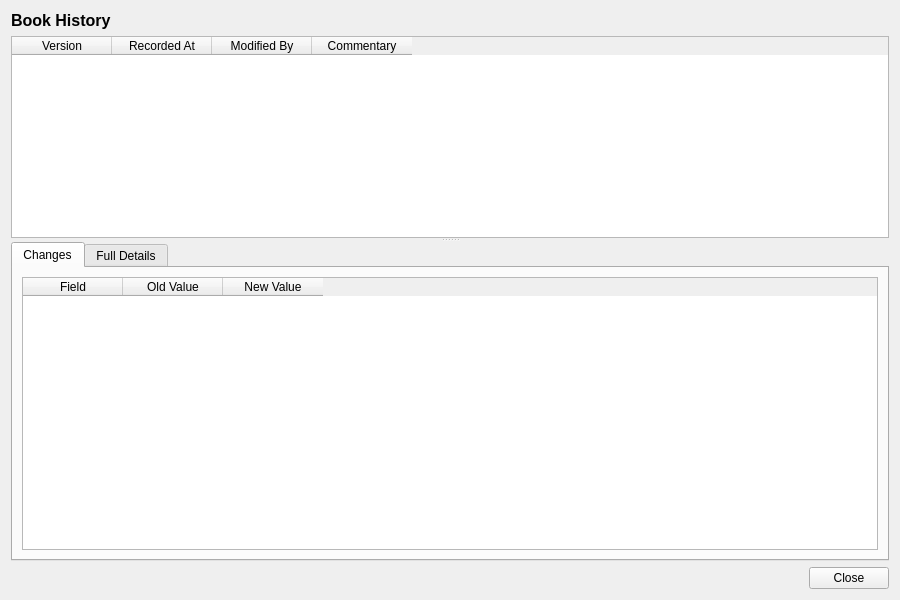
<?xml version="1.0" encoding="UTF-8"?>
<ui version="4.0">
 <class>BookHistoryDialog</class>
 <widget class="QWidget" name="BookHistoryDialog">
  <property name="geometry">
   <rect>
    <x>0</x>
    <y>0</y>
    <width>900</width>
    <height>600</height>
   </rect>
  </property>
  <property name="windowTitle">
   <string>Book History</string>
  </property>
  <layout class="QVBoxLayout" name="verticalLayout">
   <item>
    <widget class="QLabel" name="titleLabel">
     <property name="font">
      <font>
       <pointsize>12</pointsize>
       <bold>true</bold>
      </font>
     </property>
     <property name="text">
      <string>Book History</string>
     </property>
    </widget>
   </item>
   <item>
    <widget class="QSplitter" name="splitter">
     <property name="orientation">
      <enum>Qt::Vertical</enum>
     </property>
     <widget class="QTableWidget" name="versionListWidget">
      <property name="minimumHeight">
       <number>150</number>
      </property>
      <property name="maximumHeight">
       <number>250</number>
      </property>
      <property name="alternatingRowColors">
       <bool>true</bool>
      </property>
      <property name="editTriggers">
       <set>QAbstractItemView::NoEditTriggers</set>
      </property>
      <property name="selectionMode">
       <enum>QAbstractItemView::SingleSelection</enum>
      </property>
      <property name="selectionBehavior">
       <enum>QAbstractItemView::SelectRows</enum>
      </property>
      <column>
       <property name="text">
        <string>Version</string>
       </property>
      </column>
      <column>
       <property name="text">
        <string>Recorded At</string>
       </property>
      </column>
      <column>
       <property name="text">
        <string>Modified By</string>
       </property>
      </column>
      <column>
       <property name="text">
        <string>Commentary</string>
       </property>
      </column>
     </widget>
     <widget class="QWidget" name="detailWidget">
      <layout class="QVBoxLayout" name="detailLayout">
       <property name="leftMargin">
        <number>0</number>
       </property>
       <property name="topMargin">
        <number>0</number>
       </property>
       <property name="rightMargin">
        <number>0</number>
       </property>
       <property name="bottomMargin">
        <number>0</number>
       </property>
       <item>
        <widget class="QTabWidget" name="tabWidget">
         <property name="currentIndex">
          <number>0</number>
         </property>
         <widget class="QWidget" name="changesTab">
          <attribute name="title">
           <string>Changes</string>
          </attribute>
          <layout class="QVBoxLayout" name="changesTabLayout">
           <item>
            <widget class="QTableWidget" name="changesTableWidget">
             <property name="editTriggers">
              <set>QAbstractItemView::NoEditTriggers</set>
             </property>
             <property name="alternatingRowColors">
              <bool>true</bool>
             </property>
             <property name="selectionMode">
              <enum>QAbstractItemView::SingleSelection</enum>
             </property>
             <property name="selectionBehavior">
              <enum>QAbstractItemView::SelectRows</enum>
             </property>
             <column>
              <property name="text">
               <string>Field</string>
              </property>
             </column>
             <column>
              <property name="text">
               <string>Old Value</string>
              </property>
             </column>
             <column>
              <property name="text">
               <string>New Value</string>
              </property>
             </column>
            </widget>
           </item>
          </layout>
         </widget>
         <widget class="QWidget" name="fullDetailsTab">
          <attribute name="title">
           <string>Full Details</string>
          </attribute>
          <layout class="QVBoxLayout" name="fullDetailsTabLayout">
           <item>
            <widget class="QScrollArea" name="scrollArea">
             <property name="widgetResizable">
              <bool>true</bool>
             </property>
             <widget class="QWidget" name="scrollAreaWidgetContents">
              <property name="geometry">
               <rect>
                <x>0</x>
                <y>0</y>
                <width>560</width>
                <height>450</height>
               </rect>
              </property>
              <layout class="QFormLayout" name="formLayout">
               <item row="0" column="0">
                <widget class="QLabel" name="idLabel">
                 <property name="text">
                  <string>Id:</string>
                 </property>
                </widget>
               </item>
               <item row="0" column="1">
                <widget class="QLabel" name="idValue">
                 <property name="text">
                  <string/>
                 </property>
                </widget>
               </item>
               <item row="1" column="0">
                <widget class="QLabel" name="nameLabel">
                 <property name="text">
                  <string>Name:</string>
                 </property>
                </widget>
               </item>
               <item row="1" column="1">
                <widget class="QLabel" name="nameValue">
                 <property name="text">
                  <string/>
                 </property>
                </widget>
               </item>
               <item row="2" column="0">
                <widget class="QLabel" name="ledger_ccyLabel">
                 <property name="text">
                  <string>Ledger Currency:</string>
                 </property>
                </widget>
               </item>
               <item row="2" column="1">
                <widget class="QLabel" name="ledgerCcyValue">
                 <property name="text">
                  <string/>
                 </property>
                </widget>
               </item>
               <item row="3" column="0">
                <widget class="QLabel" name="gl_account_refLabel">
                 <property name="text">
                  <string>GL Account Ref:</string>
                 </property>
                </widget>
               </item>
               <item row="3" column="1">
                <widget class="QLabel" name="glAccountRefValue">
                 <property name="text">
                  <string/>
                 </property>
                </widget>
               </item>
               <item row="4" column="0">
                <widget class="QLabel" name="cost_centerLabel">
                 <property name="text">
                  <string>Cost Center:</string>
                 </property>
                </widget>
               </item>
               <item row="4" column="1">
                <widget class="QLabel" name="costCenterValue">
                 <property name="text">
                  <string/>
                 </property>
                </widget>
               </item>
               <item row="5" column="0">
                <widget class="QLabel" name="book_statusLabel">
                 <property name="text">
                  <string>Status:</string>
                 </property>
                </widget>
               </item>
               <item row="5" column="1">
                <widget class="QLabel" name="bookStatusValue">
                 <property name="text">
                  <string/>
                 </property>
                </widget>
               </item>
               <item row="6" column="0">
                <widget class="QLabel" name="regulatory_book_typeLabel">
                 <property name="text">
                  <string>Regulatory Book Type:</string>
                 </property>
                </widget>
               </item>
               <item row="6" column="1">
                <widget class="QLabel" name="regulatoryBookTypeValue">
                 <property name="text">
                  <string/>
                 </property>
                </widget>
               </item>
               <item row="7" column="0">
                <widget class="QLabel" name="is_sweepableLabel">
                 <property name="text">
                  <string>Sweepable:</string>
                 </property>
                </widget>
               </item>
               <item row="7" column="1">
                <widget class="QLabel" name="isSweepableCheckBox">
                 <property name="text">
                  <string/>
                 </property>
                </widget>
               </item>
               <item row="8" column="0">
                <widget class="QLabel" name="versionNumberLabel">
                 <property name="text">
                  <string>Version:</string>
                 </property>
                </widget>
               </item>
               <item row="8" column="1">
                <widget class="QLabel" name="versionNumberValue">
                 <property name="text">
                  <string/>
                 </property>
                </widget>
               </item>
               <item row="9" column="0">
                <widget class="QLabel" name="modifiedByLabel">
                 <property name="text">
                  <string>Modified By:</string>
                 </property>
                </widget>
               </item>
               <item row="9" column="1">
                <widget class="QLabel" name="modifiedByValue">
                 <property name="text">
                  <string/>
                 </property>
                </widget>
               </item>
               <item row="10" column="0">
                <widget class="QLabel" name="recordedAtLabel">
                 <property name="text">
                  <string>Recorded At:</string>
                 </property>
                </widget>
               </item>
               <item row="10" column="1">
                <widget class="QLabel" name="recordedAtValue">
                 <property name="text">
                  <string/>
                 </property>
                </widget>
               </item>
               <item row="11" column="0">
                <widget class="QLabel" name="changeCommentaryLabel">
                 <property name="text">
                  <string>Change Commentary:</string>
                 </property>
                </widget>
               </item>
               <item row="11" column="1">
                <widget class="QLabel" name="changeCommentaryValue">
                 <property name="text">
                  <string/>
                 </property>
                 <property name="wordWrap">
                  <bool>true</bool>
                 </property>
                </widget>
               </item>
              </layout>
             </widget>
            </widget>
           </item>
          </layout>
         </widget>
        </widget>
       </item>
      </layout>
     </widget>
    </widget>
   </item>
   <item>
    <layout class="QHBoxLayout" name="buttonLayout">
     <item>
      <spacer name="horizontalSpacer">
       <property name="orientation">
        <enum>Qt::Horizontal</enum>
       </property>
       <property name="sizeHint" stdset="0">
        <size><width>40</width><height>20</height></size>
       </property>
      </spacer>
     </item>
     <item>
      <widget class="QPushButton" name="closeButton">
       <property name="text">
        <string>Close</string>
       </property>
      </widget>
     </item>
    </layout>
   </item>
  </layout>
 </widget>
 <resources/>
 <connections/>
</ui>
